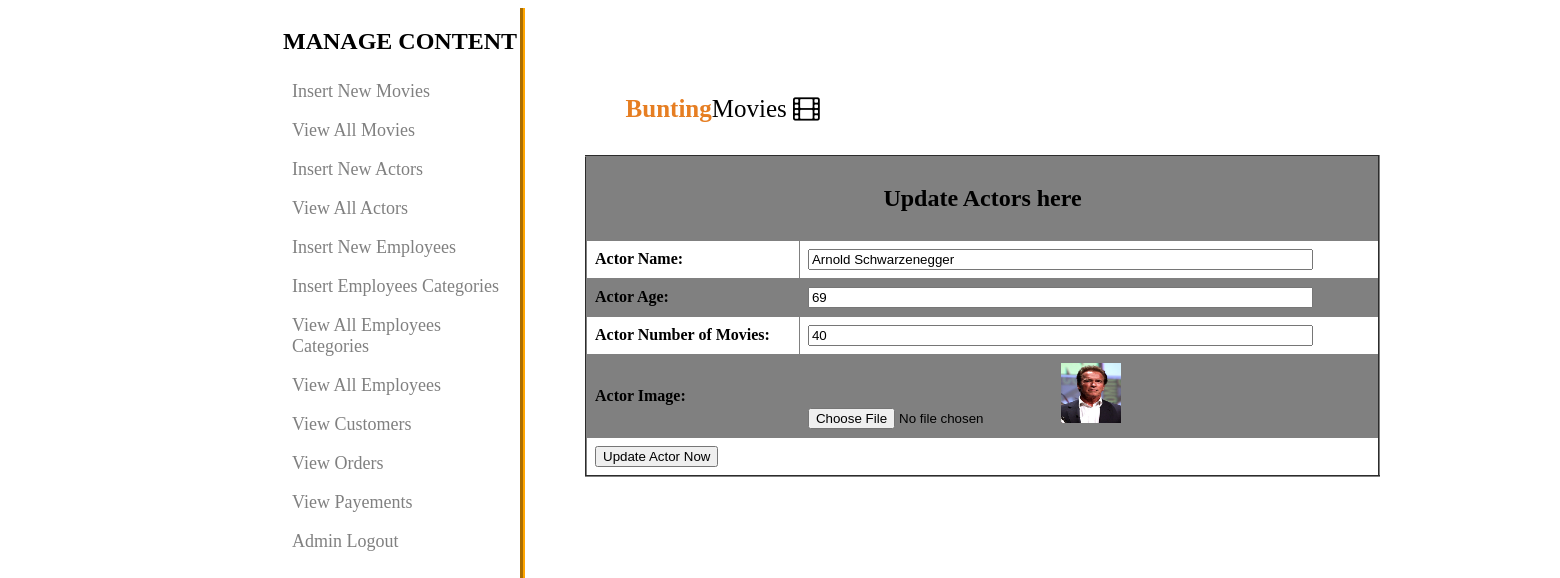
Page /admin/admin.php?edit_act=2 (signed in) on the committed database.
### tables this page shows
CREATE TABLE IF NOT EXISTS `actor` (
  `actor_id` int(11) NOT NULL AUTO_INCREMENT,
  `actor_name` varchar(50) NOT NULL,
  `actor_age` int(11) NOT NULL,
  `actor_movieNumber` int(11) NOT NULL,
  `actor_img` varchar(1000) NOT NULL,
  PRIMARY KEY (`actor_id`)
);

### admin/edit_actor.php (the view, shortened to what this page needs)
<!DOCTYPE html>
<?php
 include ("php/server.php");
 if(!isset($_SESSION['username']))
{
echo "<script>window.open('index.php?not_admin=You are not an Admin','_self')</script>";
}
else
{
 if(isset($_GET['edit_act']))
 {
 $actor_id= $_GET['edit_act'];
$q3=" select * from actor where actor_id = '$actor_id' " ;
$stmt = $conn->prepare($q3);
 $stmt->execute();
		 $result = $stmt->fetch(PDO::FETCH_OBJ);
			$actor_name= $result->actor_name;
			$actor_age= $result->actor_age;
			$actor_movies= $result->actor_movieNumber;
			$actor_image= $result->actor_img;
}
?>
<html>
<head>
<link rel="stylesheet" type="text/css" href="style/styles.css">
<link rel="stylesheet" href="http://cdnjs.cloudflare.com/ajax/libs/font-awesome/4.6.3/css/font-awesome.min.css">
</head>
<body>
<form action="" method="post" enctype="multipart/form-data" style="margin-left:100px;">
<table align="center" width="795" border="2">
			<tr align="center">
			   <td colspan="8"><h2 style=" text-align: center;">Update Actors here</h2></td>
			</tr>
			<tr>
			   <td align="right"><b>Actor Name:</b></td>
			   <td><input type="text" name="new_actor_name" size="60" value="<?php echo $actor_name;?>" required></td>
			</tr>
			<tr>
			   <td align="right"><b>Actor Age:</b></td>
			   <td><input type="text" name="new_actor_age" size="60" value="<?php echo $actor_age;?>" required></td>
			</tr>
			<tr>
			   <td align="right"><b>Actor Number of Movies:</b></td>
			   <td><input type="text" name="new_actor_movies" size="60" value="<?php echo $actor_movies;?>" required></td>
			</tr>
			<tr>
			    <td align="right"><b>Actor Image:</b></td>
			    <td><input type="file" name="new_actor_image" required /><?php echo "<img src='actor_images/$actor_image' style='width:60px; height:60px;'>" ?></td>
			</tr>
<tr align="center">
			    <td colspan="7"><input type="submit" name="add_actor" value="Update Actor Now" /></td>
</tr>
</table>
</form>
</body>
</html>
<?php }?>

### admin/style/styles.css (style rules this page uses)
table { border-collapse: collapse; }
th, td { text-align: left; padding: 8px; }
tr:nth-child(odd) { background-color: gray; }
tr:nth-child(even) { background-color: white; }

### rows in the picture
actor: new_actor_name "Arnold Schwarzenegger", new_actor_age "69", new_actor_movies "40", actor_img (picture)
